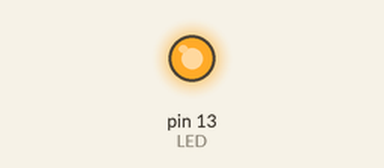
This sketch was run on a simulated Arduino Uno, built with avr-gcc and run on an emulated ATmega328P. Shown: output pins drawn as LEDs (lit = HIGH). MIDI output is not drawn.

Above: at 0.05 s.
Timing chart, 0 to 3.0 s (numbered marks = the images above):
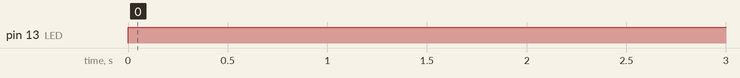

Measured:
- by itself, pin 13 (LED): LOW → HIGH at 0.00 s

The sketch:

note_OnOff.ino
```cpp
#include <MIDI.h> //MIDIライブラリ使用のためのヘッダファイル読み込み

// MIDIメッセージ送受信の方法についての簡単なチュートリアル
// チャンネル4にメッセージが入ってきたら、1秒間ArduinoのLEDが点灯し、その間ノートが再生される。

MIDI_CREATE_DEFAULT_INSTANCE(); // MIDIクラスのインスタンスとして"MIDI"を生成する。

#define LED 13              // Arduino Uno用のLEDピンの設定

void setup()
{
    pinMode(LED, OUTPUT);
    MIDI.begin(4);          // MIDIインスタンスの初期化、その際チャンネル4のみをlisten
}

void loop()
{

    digitalWrite(LED,HIGH);
    MIDI.sendNoteOn(42,127,1);  // ノートオン(pitch 42, velo 127 on channel 1)
    delay(1000);                // 1秒待機
    MIDI.sendNoteOff(42,0,1);   // ノートオフ
    digitalWrite(LED,LOW);

}
```
